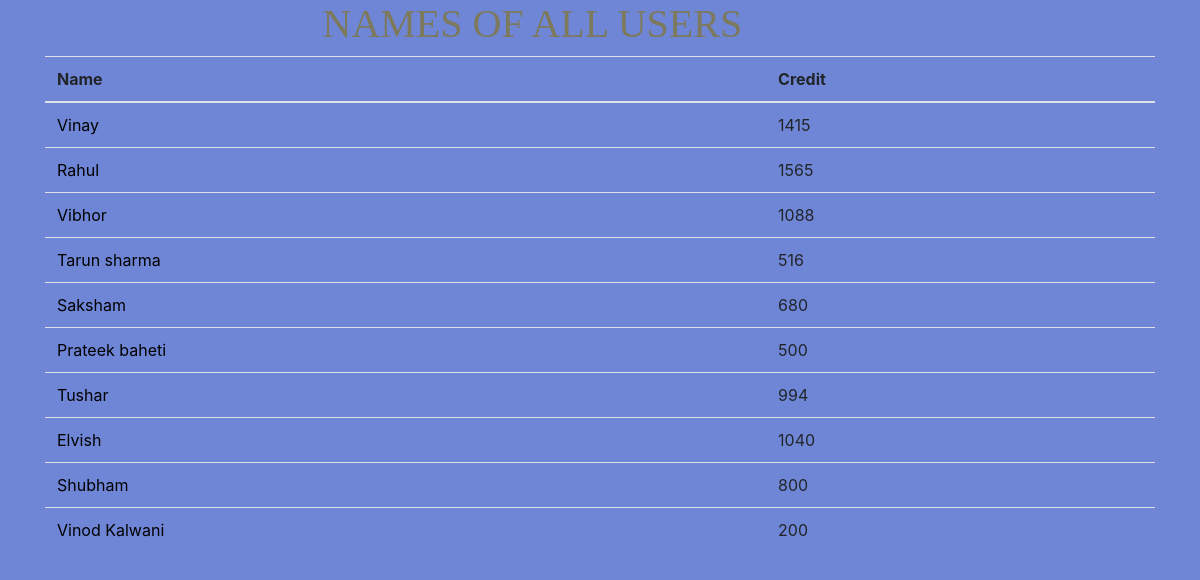
Page /home/add on the committed database.
### app/models.py (models this page shows, shortened)
class Person(models.Model):
    name=models.CharField(max_length=30)
    email=models.CharField(max_length=30)
    credit=models.IntegerField(null=False)

### app/views.py (the view)
# urls.py: path('home/add',views.add),
def add(request):
    Person_list_details=Person.objects.all().values()
    context={"Person_list_details":Person_list_details}
    return render(request,"add.html",context)

### templates/add.html (shortened to what this page needs)
<head>
  {% load static %}
  <link rel="stylesheet" href="{% static 'app/add.css' %}">
<link rel="stylesheet" href="{% static 'app/css/bootstrap.min.css' %}">
</head>
    <body>
<div class="container">
    <h1 style="margin-left: 25%;">NAMES OF ALL USERS</h1>
    <table class="table">
      <thead>
        <tr>
          <th>Name</th>
          <th>Credit</th>
        </tr>
      </thead>
      <tbody>
          {% for Person in Person_list_details %}
        <tr>
          <td><a href="{{Person.id}}" style="text-decoration: none; color: black;">{{Person.name|capfirst}}</a></td>
          <td>{{Person.credit}}</td>
        </tr>
        {% endfor %}
      </tbody>
    </table>
  </div>
    </body>

### static/app/add.css (style rules this page uses)
h1 { color: #7c795d; font-family: 'Trocchi', serif; font-size: 45px; font-weight: normal; line-height: 48px; margin: 0; }
body { background-color: #6f86d6 !important; }

### rows in the picture
Person: name "Vinay", credit "1415"
Person: name "Rahul", credit "1565"
Person: name "Vibhor", credit "1088"
Person: name "Tarun sharma", credit "516"
Person: name "Saksham", credit "680"
Person: name "Prateek baheti", credit "500"
Person: name "Tushar", credit "994"
Person: name "Elvish", credit "1040"
Person: name "Shubham", credit "800"
Person: name "Vinod Kalwani", credit "200"
